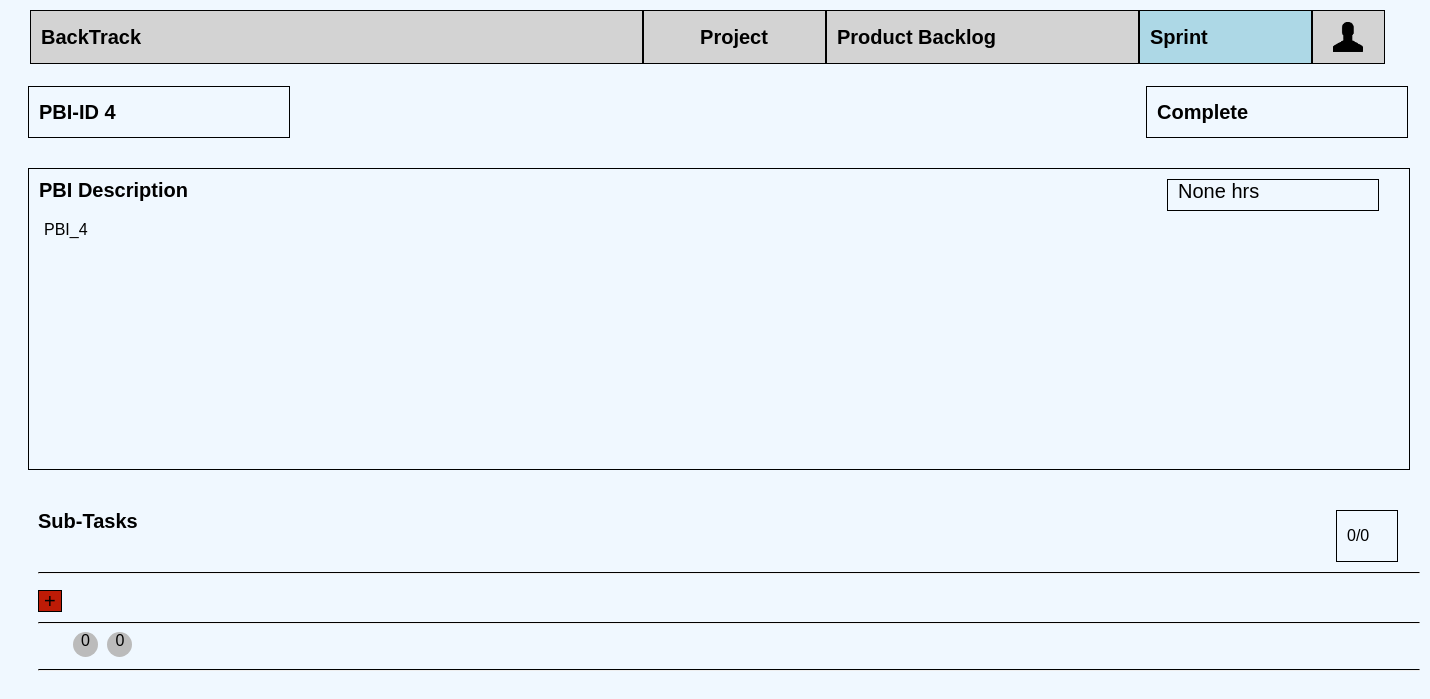
Page /sprints/pbi4 on the earlier database version.
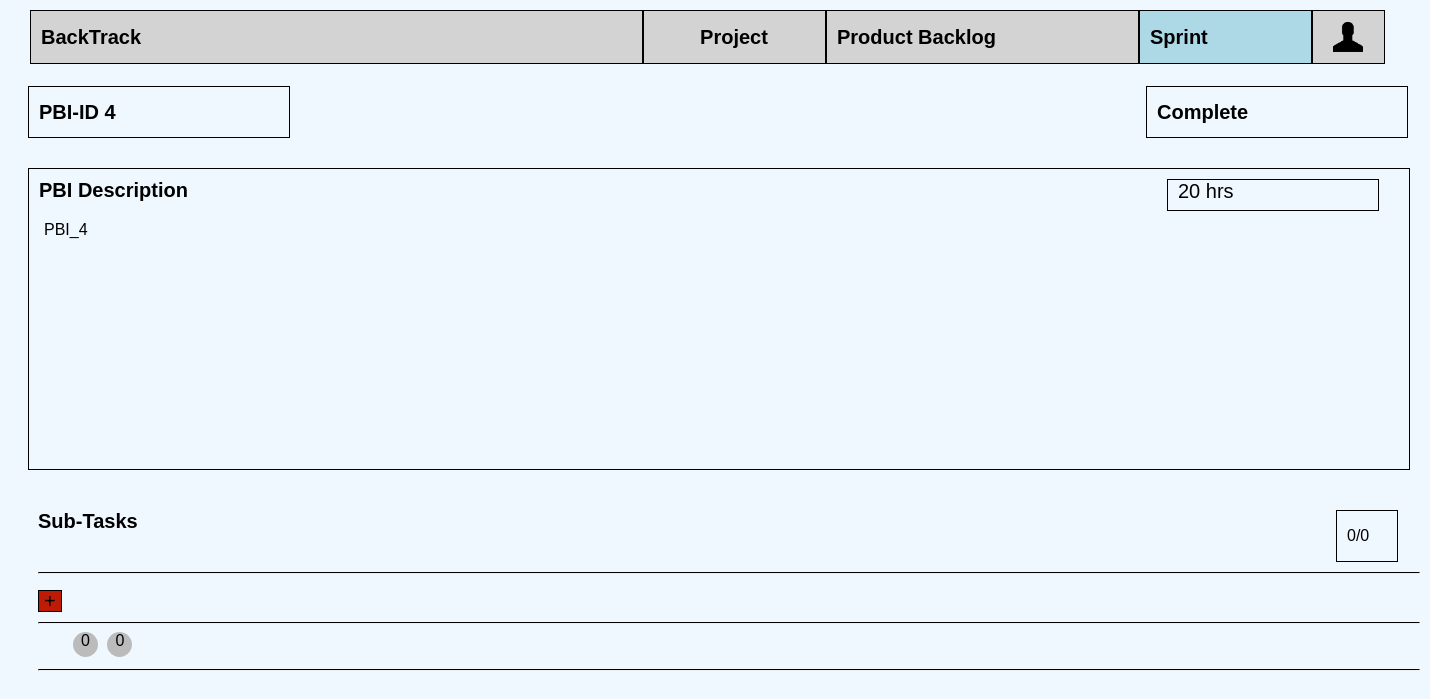
Same page on the later database version.
### sprints/models.py (models this page shows, shortened)
class PBI(models.Model):
    description = models.CharField(max_length=200)
    id = models.AutoField(primary_key=True)
    STATUS = (('NS', 'Not started'), ('IP', 'In progress'), ('C', 'Complete'), ('NF', 'NotFinish'))
    status = models.CharField(max_length=10, choices=STATUS, default='NS')
    sprint = models.ForeignKey(SprintBacklog, null=True, on_delete=models.SET_NULL, blank=True)
    estimated_efforts = models.IntegerField(null=True)
    remainStory = models.IntegerField(null=True, default=10)
    priority=models.IntegerField(default=0)
    objects = models.Manager()
    cumulative_storypoint=models.IntegerField(null=True, default=0, blank=True)

### sprints/views.py (the view)
# urls.py: path('pbi<int:pbi>',views.SprintBackLogsManagement.as_view(), name='sprintBacklogs'),
class SprintBackLogsManagement(TemplateView):
    template_name = "sprints/sprintBacklogs.html"
    def get_context_data(self, **kwargs):
        pbi=self.kwargs['pbi']
        context = super().get_context_data(**kwargs)
        context['task_list']=Task.objects.filter(pbi__pk=pbi)
        context['pbi']=PBI.objects.get(pk=pbi)
        context['subtask_list']=SubTask.objects.filter(pbi__pk=pbi)
        context['pbiID']=pbi
        return context

### templates/sprints/sprintBacklogs.html (shortened to what this page needs)
{% extends 'base.html' %}
{% block content %}
<div id="outside">
    <div id="PBI_ID">PBI-ID {{pbi.id}}</div>
    <div id="Status">
    </div>
    <div id="PBI_Desc">
        <div class="title">PBI Description </div>
        <div id="estimatedEffort">{{pbi.estimated_efforts}} hrs</div>
        <div class="description">{{pbi.description}}</div>
    </div>
    <div id="subTaskList">
        <div class="title">Sub-Tasks</div>
        <div id="completionrate"></div>
        <hr>
        <div>
            <div id="addBtn" onclick="addBtnOnclick()">+</div>
        </div>
        <hr>
        <div id="total" onload="calculate();">
            <span class="initEsti circle" id="total_efforts" style="text-align: center"></span>
            <span class="remainEsti circle" id="remaining_efforts" style="text-align: center"></span>
        </div>
        <hr>
    </div>
</div>
{% endblock %}

Differences in the rows shown:
changed PBI "PBI_4": estimated_efforts "None" → "20"
